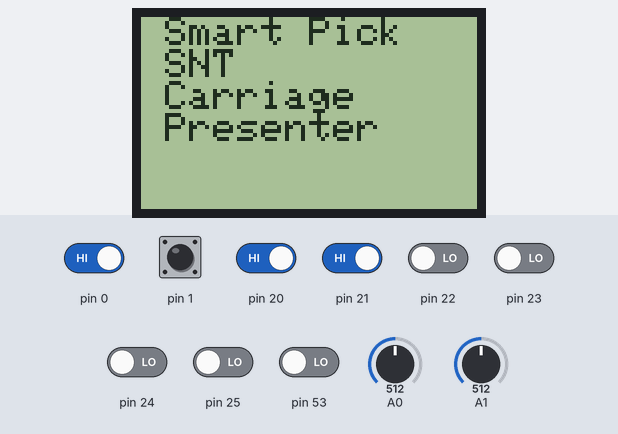
Recording of a sketch running on a simulated Arduino Mega 2560, built with avr-gcc and run on an emulated ATmega2560. Shown: 84×48 one-colour display. Inputs (shaded band) come from the test bench; at power-on: pin 0, pin 1, pin 20, pin 21 HIGH, pin 22–25, pin 53 LOW, A0 = 512, A1 = 512.

Above: at 1.6 s.
1.7 s: pin 21 driven LOW
3.7 s: pin 21 driven HIGH
5.2 s: pin 20 driven LOW
At 5.67 s:
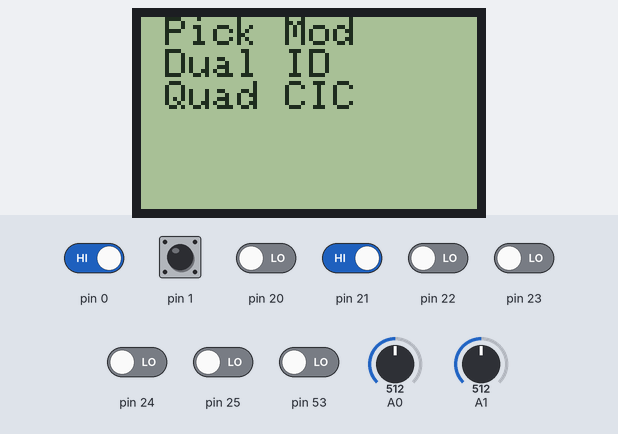
7.3 s: pin 0 driven LOW
At 8.14 s:
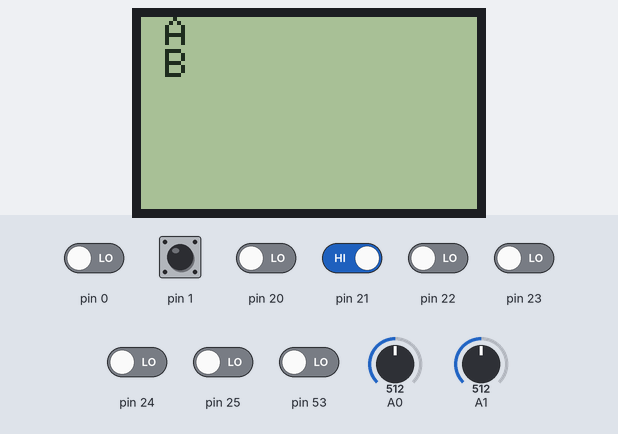
10.3 s: pin 20 driven HIGH
At 10.79 s:
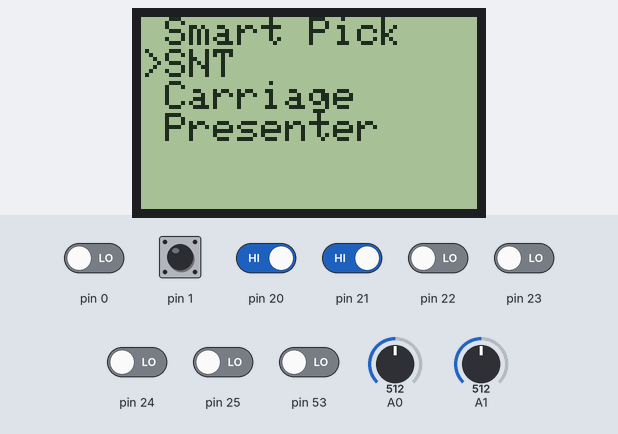

Measured:
- after the input at 5.2 s, the display: first changes after 0.14 s (image 1 shows a later state)

The sketch:

Module1.ino
```cpp
/* Nối chân LCD NOKIA 5110
 *  RST   / CE    / DC    / DIN   / CLK   / VCC / LIGHT / GND
 *  PIN 6 / PIN 7 / PIN 5 / PIN 4 / PIN 3 / 5V  / 5V    / GND   */
/******************************************************************************************************************************************************************************************/
#include <PCD8544.h> // Thư viện của LCD
static PCD8544 lcd;

// Cảm biến dòng: A2,A3
int adc0; int adc1;

// Cảm biến vật cản: 24,25

// Switch nguồn: 53,52,51,50 để đọc giá trị
// Switch: 26,27 để đọc giá trị

// Cảm biến áp: A0,A1 để đọc giá trị
double U; int volt;

// Setup đổi menu
int dong;
int dem;
int dem1;
int menu;
int save;
int save1;

/******************************************************************************************************************************************************************************************/
void setup() {
  lcd.clear();
  lcd.begin(84, 48);
}
/******************************************************************************************************************************************************************************************/
void loop() {
  Giaodien();

  if(dem==0){menu1();menu=1;
  if(dong<0){dong=3;}
  if(dong>3){dong=0;}
  daunhay();}

  if(dem==10){daunhay();
  if(dong<0){dong=3;}
  if(dong>3){dong=0;}
  if(dong==0 && menu==1){SMART_PICK();menu=3;}
  if(dong==1 && menu==1){SNT();menu=4;dong=0;}
  if(dong==2 && menu==1){menu=5;dong=0;dem=20;}
  if(dong==3 && menu==1){PRE();menu=6;dong=0;}
  }

  if(dem==20){
  if(dong==0 && menu==3){PICK_MOD();menu=3;save1=0;save=1;}
  if(dong==1 && menu==3){DUAL_ID();menu=3;save1=0;save=1;}
  if(dong==2 && menu==3){QUAD_CIC();menu=3;save1=0;save=1;}

  if(dong==0 && menu==4){A();menu=4;save1=1;save=1;}
  if(dong==1 && menu==4){B();menu=4;save1=1;save=1;}

  if(dong==0 && menu==5){CARR();if(digitalRead(1)==0){lcd.clear();dem=0;dong=0;}}

  if(dong==0 && menu==6){SR();menu=6;save1=3;save=1;}
  if(dong==1 && menu==6){BR();menu=6;save1=3;save=1;}
  if(dong==2 && menu==6){LC();menu=6;save1=3;save=1;}
  }
  delay(100);
}
/******************************************************************************************************************************************************************************************/
void PICK_MOD(){
//Task1 - sensor1
  lcd.setCursor(6, 0);
  lcd.print("IR1/3: ");
  lcd.print(digitalRead(22));
//Task2 - SW1
  lcd.setCursor(6, 1);
  lcd.print("PL1/3: ");
  lcd.print(digitalRead(24));
//Task3 - sensor2
  lcd.setCursor(6, 2);
  lcd.print("IR2/4: ");
  lcd.print(digitalRead(23));
//Task4 - SW2
  lcd.setCursor(6, 3);
  lcd.print("PL2/4: ");
  lcd.print(digitalRead(25));
//Task5
  lcd.setCursor(6, 4);
  lcd.print("U1/3: ");
  volt=analogRead(A0);
  Do_ap();
  if(U<3.20){U=1.35;}
  if(digitalRead(53)==0){U=0;}
  lcd.print(U,2);
  lcd.print(" V");
//Task6
  lcd.setCursor(6, 5);
  lcd.print("U2/4: ");
  volt=analogRead(A1);
  Do_ap();
  if(U<3.22){U=1.35;}
  if(digitalRead(53)==0){U=0;}
  lcd.print(U,2);
  lcd.print(" V");
}
/******************************************************************************************************************************************************************************************/
void DUAL_ID(){
  lcd.setCursor(15, 0);
  lcd.print("DUAL ID");//52
//Task1
  lcd.setCursor(6, 2);
  lcd.print("ID1/3: ");
  Do_dong();
  if(adc0>5000){lcd.print("T");}
  else{lcd.print("F");}
//Task2
  lcd.setCursor(6, 3);
  lcd.print("ID2/4: ");
  Do_dong();
  if(adc1>5000){lcd.print("T");}
  else{lcd.print("F");}
//Task3
  lcd.setCursor(6, 4);
  lcd.print("IR1/3: ");
  lcd.print(digitalRead(26));
//Task4
  lcd.setCursor(6, 5);
  lcd.print("IR2/4: ");
  lcd.print(digitalRead(27));
}
/******************************************************************************************************************************************************************************************/
void QUAD_CIC(){
  lcd.setCursor(15, 0);
  lcd.print("QUAD CIC");//51
//Task1
  lcd.setCursor(6, 2);
  lcd.print("CIC1/3: ");
  Do_dong();
  if(adc0>5000){lcd.print("T");}
  else{lcd.print("F");}
//Task2
  lcd.setCursor(6, 3);
  lcd.print("CIC2/4: ");
  Do_dong();
  if(adc1>5000){lcd.print("T");}
  else{lcd.print("F");}
}
/******************************************************************************************************************************************************************************************/
void A(){
  lcd.setCursor(30, 0);
  lcd.print("A");
  lcd.setCursor(6, 2);
  lcd.print("IRH: ");
  lcd.setCursor(6, 3);
  lcd.print("IRP: ");
  lcd.setCursor(6, 4);
  lcd.print("IRC: ");
}
/******************************************************************************************************************************************************************************************/
void B(){
  lcd.setCursor(30, 0);
  lcd.print("B");
  lcd.setCursor(6, 2);
  lcd.print("IRD: ");
  lcd.setCursor(6, 3);
  lcd.print("IRW1: ");
  lcd.setCursor(6, 4);
  lcd.print("IRW2: ");
  lcd.setCursor(6, 5);
  lcd.print("IRT: ");
}
/******************************************************************************************************************************************************************************************/
void CARR(){
  lcd.setCursor(15, 0);
  lcd.print("Carriage");
  lcd.setCursor(6, 2);
  lcd.print("IR3: ");
  lcd.setCursor(6, 3);
  lcd.print("IR4: ");
  lcd.setCursor(6, 4);
  lcd.print("IR5: ");
  }
/******************************************************************************************************************************************************************************************/
void SR(){
  lcd.setCursor(5, 0);
  lcd.print("Border Reject");
  lcd.setCursor(6, 2);
  lcd.print("IR1: ");
  lcd.setCursor(6, 3);
  lcd.print("IR2: ");
  lcd.setCursor(6, 4);
  lcd.print("IR3: ");
  lcd.setCursor(6, 5);
  lcd.print("IR4: ");
}
/******************************************************************************************************************************************************************************************/
void BR(){
  lcd.setCursor(5, 0);
  lcd.print("Signal Reject");
  lcd.setCursor(6, 2);
  lcd.print("IR1: ");
  lcd.setCursor(6, 3);
  lcd.print("IR2: ");
}
/******************************************************************************************************************************************************************************************/
void LC(){
  lcd.setCursor(5, 0);
  lcd.print("Coil && Latch");
  lcd.setCursor(6, 2);
  lcd.print("LD: ");
  lcd.setCursor(6, 3);
  lcd.print("I1: ");
  lcd.setCursor(6, 4);
  lcd.print("I2: ");
  lcd.setCursor(6, 5);
  lcd.print("I3: ");
}
/******************************************************************************************************************************************************************************************/
```

Do_ap.ino
```cpp
void Do_ap(){
  U = map(volt,0,1023, 0, 2500); //+ offset;// map 0-1023 to 0-2500 and add correction offset
  U /=100;// divide by 100 to get the decimal values
  delay(100);
}
```

Do_dong.ino
```cpp
void Do_dong(){
// DUAL ID
  // Dong 1
  //1-1, chan 1 vs 2
  //1-2, chan 1 vs 3
  //1-3, chan 5 vs 7

  adc0 = analogRead(A2);
  adc0*=50;

  //Dong 2
  //2-1, chan 9 vs 11
  //2-2, chan 11 vs 13
  //2-3, chan 15 vs 16

  adc1 = analogRead(A3);
  adc1*=50;

  delay(100);
}
```

Giaodien.ino
```cpp
//1=Up;0=Down;20=Pick;21=Return
void Giaodien(){
  if(digitalRead(1)==0){dong--;}
  if(digitalRead(0)==0){dong++;}

  if(digitalRead(20)==0){lcd.clear();dem+=10;}
  if(digitalRead(21)==0){lcd.clear();dem-=10;menu=save;dong=save1;}
  if(dem<0 || dem>20){lcd.clear();dem=0;dong=0;}
}
/******************************************************************************************************************************************************************************************/
void daunhay(){
  lcd.setCursor(0, dong);
  lcd.print(">");
  delay(100);
  lcd.setCursor(0, dong);
  lcd.print(" ");
  delay(100);
}
/******************************************************************************************************************************************************************************************/
void menu1(){
  lcd.setCursor(6, 0);
  lcd.print("Smart Pick");
  lcd.setCursor(6, 1);
  lcd.print("SNT");
  lcd.setCursor(6, 2);
  lcd.print("Carriage");
  lcd.setCursor(6, 3);
  lcd.print("Presenter");
  delay(100);
}
/******************************************************************************************************************************************************************************************/
void SMART_PICK(){
  lcd.setCursor(6, 0);
  lcd.print("Pick Mod");
  lcd.setCursor(6, 1);
  lcd.print("Dual ID");
  lcd.setCursor(6, 2);
  lcd.print("Quad CIC");
  delay(100);
}
/******************************************************************************************************************************************************************************************/
void SNT(){
  lcd.setCursor(6, 0);
  lcd.print("A");
  lcd.setCursor(6, 1);
  lcd.print("B");
  }
/******************************************************************************************************************************************************************************************/
void CARRI(){
  }
/******************************************************************************************************************************************************************************************/
void PRE(){
  lcd.setCursor(6, 0);
  lcd.print("Signal Reject");
  lcd.setCursor(6, 1);
  lcd.print("Border Reject");
  lcd.setCursor(6, 2);
  lcd.print("Coil && Latch");
  }
```
